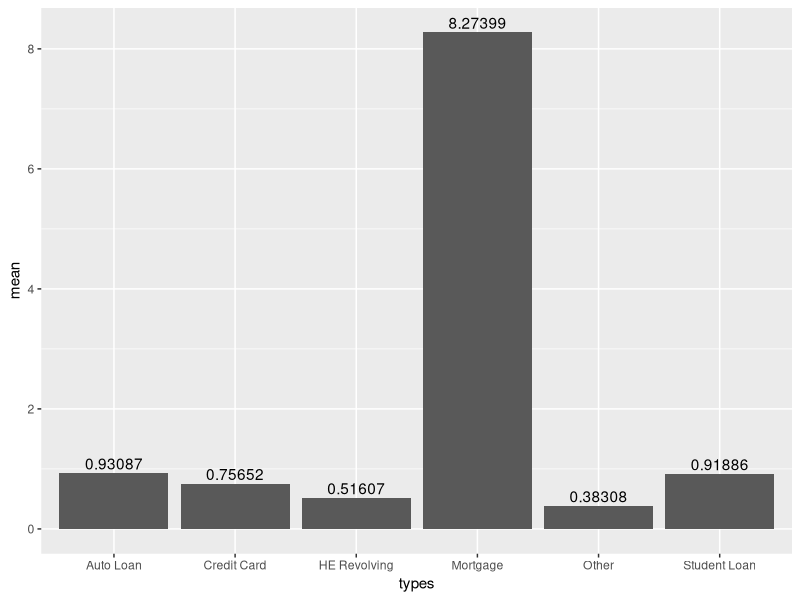
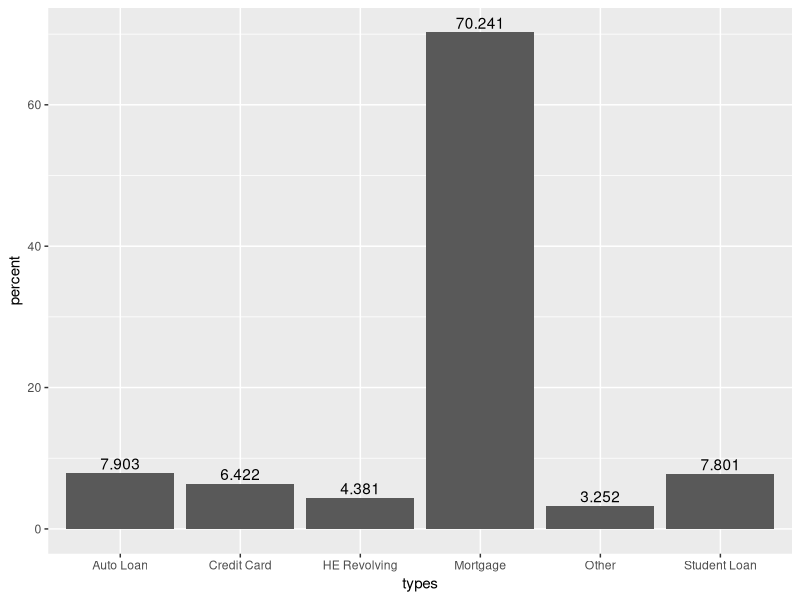

Reproduce these figures in R, in order.
## ---- chunk 1
#| label: setup
#| warning: false
#| message: false

library(tidyverse)
library(readxl)
library(lubridate)

knitr::opts_chunk$set(echo = TRUE, warning=FALSE, message=FALSE)
## ---- chunk 2
debt_raw <- read_xlsx("_data/debt_in_trillions.xlsx")

debt<-debt_raw%>%
  mutate(date = parse_date_time(`Year and Quarter`, 
                           orders="yq"))

tidy_debt<-debt%>%
  pivot_longer(Mortgage:Total, names_to = 'types', values_to = 'debts')

tidy_debt<-tidy_debt%>%
  select(-'Year and Quarter')

tidy_debt
## ---- chunk 3
ds_debt<-tidy_debt%>%
  group_by(types)%>%
  summarise(mean=mean(debts),
            sd=sd(debts))
ds_debt
## ---- chunk 4
pro_debt<-ds_debt%>%
  mutate(pro=round(mean/11.7793751,5), percent=pro*100)
pro_debt
## ---- chunk 5
pro_debt %>% filter(types!='Total')%>%
  ggplot(aes(x=types, y=mean)) +
  geom_bar(stat = 'identity')+
  geom_text(aes(label=round(mean,5)), vjust=-0.3)
## ---- chunk 6
pro_debt %>% filter(types!='Total')%>%
  ggplot(aes(x=types, y=percent)) +
  geom_bar(stat = 'identity')+
  geom_text(aes(label=round(percent,5)), vjust=-0.3)

